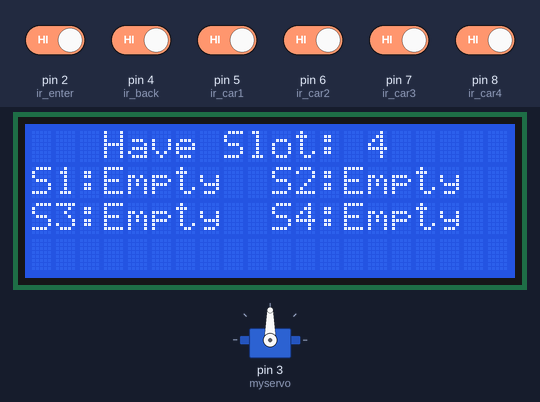
A sketch run on a simulated Arduino Uno, built with avr-gcc and run on an emulated ATmega328P. Parts: servo, 20×4 character LCD. The test bench sets the inputs (shaded band); at power-on: pin 2 (ir_enter), pin 4 (ir_back), pin 5 (ir_car1), pin 6 (ir_car2), pin 7 (ir_car3), pin 8 (ir_car4) HIGH.

Above: at 6.4 s.
6.5 s: pin 5 (ir_car1) driven LOW
At 7.7 s:
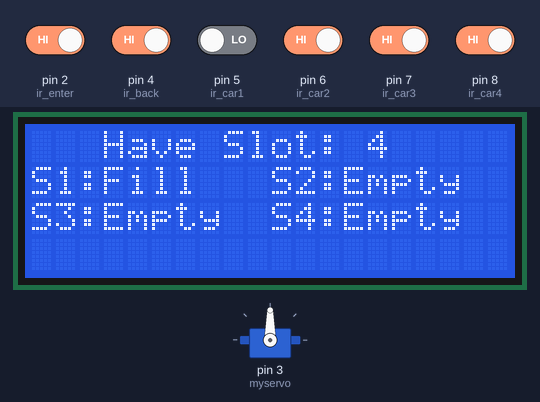
8.0 s: pin 6 (ir_car2) driven LOW
At 9.3 s:
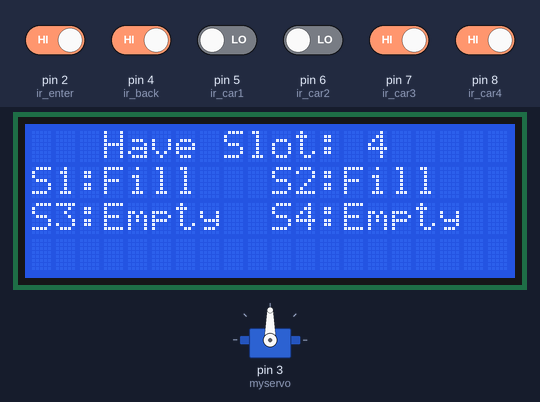
9.6 s: pin 7 (ir_car3) driven LOW
At 10.5 s:
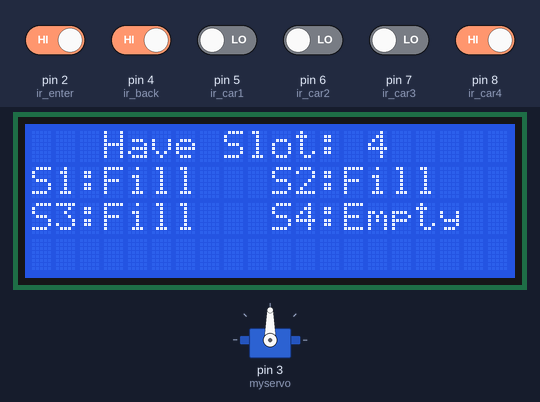
11.1 s: pin 8 (ir_car4) driven LOW
At 12.0 s:
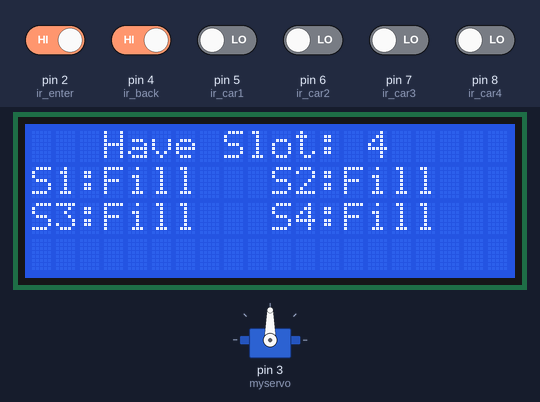
12.6 s: pin 5 (ir_car1) driven HIGH
At 13.5 s:
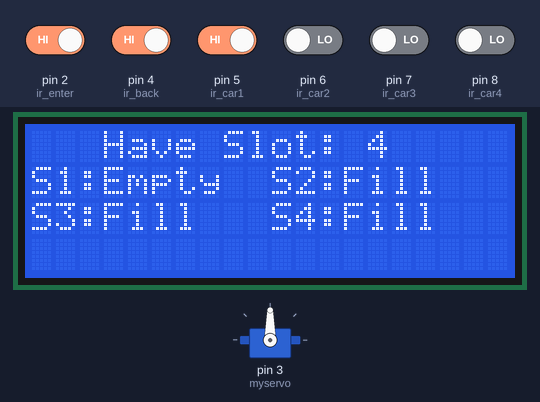
14.1 s: pin 6 (ir_car2) driven HIGH
At 15.1 s:
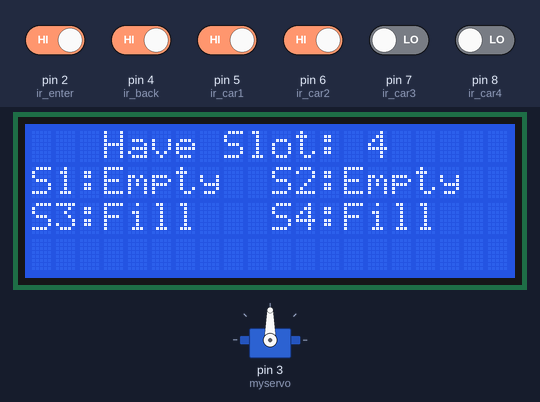
Timing chart, 0 to 16.6 s (numbered marks = the images above; inputs shaded):
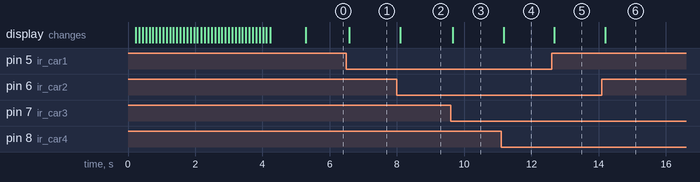

Measured:
- after the input at 6.5 s, the display: changes after 0.09 s (image 1)
- after the input at 8.0 s, the display: changes after 0.10 s (image 2)
- after the input at 9.6 s, the display: changes after 0.06 s (image 3)
- after the input at 11.1 s, the display: changes after 0.07 s (image 4)
- after the input at 12.6 s, the display: changes after 0.08 s (image 5)
- after the input at 14.1 s, the display: changes after 0.10 s (image 6)

The sketch:

car_park.ino
```cpp
#include <Servo.h>
#include <Wire.h>
#include <LiquidCrystal_I2C.h>

LiquidCrystal_I2C lcd(0x27, 20, 4);
Servo myservo;

#define ir_enter 2
#define ir_back  4
#define ir_car1 5
#define ir_car2 6
#define ir_car3 7
#define ir_car4 8

int S1 = 0, S2 = 0, S3 = 0, S4 = 0;
int flag1 = 0, flag2 = 0;
int slot = 4;

void setup() {
  Serial.begin(9600);

  pinMode(ir_car1, INPUT);
  pinMode(ir_car2, INPUT);
  pinMode(ir_car3, INPUT);
  pinMode(ir_car4, INPUT);
  pinMode(ir_enter, INPUT);
  pinMode(ir_back, INPUT);

  myservo.attach(3);
  myservo.write(90);

  lcd.init();
  lcd.backlight();
  lcd.begin(20, 4);

  // Display developer name animation
 // displayDeveloperAnimation();
 displayEnhancedDeveloperAnimation();
  lcd.clear();
  Read_Sensor();
  int total = S1 + S2 + S3 + S4;
  slot = slot - total;
}

void loop() {
  Read_Sensor();
  lcd.setCursor(0, 0);
  lcd.print("   Have Slot: ");
  lcd.print(slot);
  lcd.print("    ");

  lcd.setCursor(0, 1);
  if (S1 == 1) {
    lcd.print("S1:Fill ");
  } else {
    lcd.print("S1:Empty");
  }

  lcd.setCursor(10, 1);
  if (S2 == 1) {
    lcd.print("S2:Fill ");
  } else {
    lcd.print("S2:Empty");
  }

  lcd.setCursor(0, 2);
  if (S3 == 1) {
    lcd.print("S3:Fill ");
  } else {
    lcd.print("S3:Empty");
  }

  lcd.setCursor(10, 2);
  if (S4 == 1) {
    lcd.print("S4:Fill ");
  } else {
    lcd.print("S4:Empty");
  }

  if (digitalRead(ir_enter) == 0 && flag1 == 0) {
    if (slot > 0) {
      flag1 = 1;
      if (flag2 == 0) {
        myservo.write(0);
        slot = slot - 1;
      }
    } else {
      lcd.setCursor(0, 0);
      lcd.print(" Sorry Parking Full ");
      delay(1500);
    }
  }

  if (digitalRead(ir_back) == 0 && flag2 == 0) {
    flag2 = 1;
    if (flag1 == 0) {
      myservo.write(0);
      slot = slot + 1;
    }
  }

  if (flag1 == 1 && flag2 == 1) {
    delay(1000);
    myservo.write(90);
    flag1 = 0, flag2 = 0;
  }

  delay(1);
}

void Read_Sensor() {
  S1 = 0, S2 = 0, S3 = 0, S4 = 0;

  if (digitalRead(ir_car1) == 0) {
    S1 = 1;
  }
  if (digitalRead(ir_car2) == 0) {
    S2 = 1;
  }
  if (digitalRead(ir_car3) == 0) {
    S3 = 1;
  }
  if (digitalRead(ir_car4) == 0) {
    S4 = 1;
  }
}
void displayEnhancedDeveloperAnimation() {
  lcd.clear();

  for (int i = 0; i < 20; i++) {
    lcd.setCursor(i, 0);
    lcd.print("*");
    delay(100);
  }

  lcd.setCursor(0, 1);
  lcd.print("* Developed by *");

  for (int i = 0; i < 20; i++) {
    lcd.setCursor(i, 2);
    lcd.print("*");
    delay(100);
  }

  lcd.setCursor(0, 3);
  lcd.print("HRISHIKESH M S");

  delay(1000);
}
//void displayDeveloperAnimation() {
//  lcd.clear();
//  lcd.setCursor(0, 1);
//  lcd.print("Developed by:");
//
//  for (int i = 0; i < 13; i++) {
//    lcd.setCursor(i, 2);
//    lcd.print("Ujwal M S");
//    delay(500);
//    lcd.clear();
//  }
//  delay(1000);
//}
```
